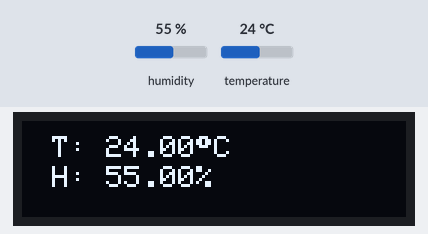
The sketch below on a simulated Arduino Uno, built with avr-gcc and run on an emulated ATmega328P. Shown: 128×32 one-colour display. Inputs (shaded band) come from the test bench; at power-on: humidity 55 %, temperature 24 °C. The display library's start-up logo is not drawn.

Above: at 1.6 s.
1.7 s: humidity set to 22 %
At 2.8 s:
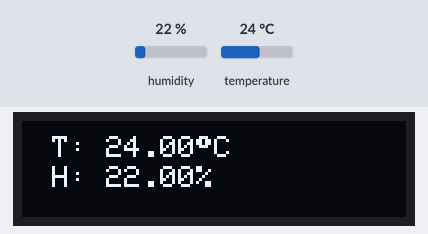
4.7 s: temperature set to 12 °C
At 5.8 s:
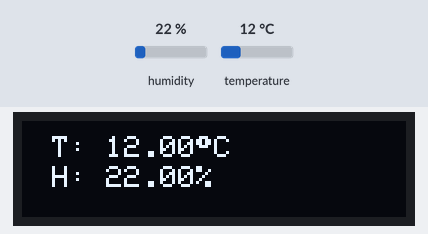
6.5 s: humidity set to 40 %
At 7.8 s:
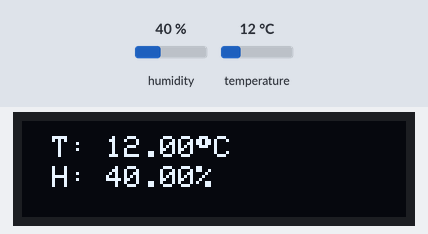
9.5 s: temperature set to 19 °C
At 10.4 s:
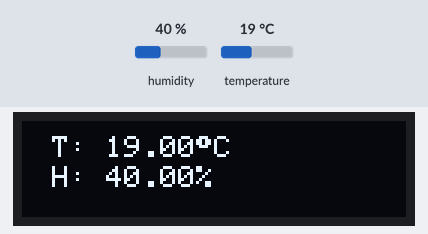
Timing chart, 0 to 12.5 s (numbered marks = the images above; inputs shaded):
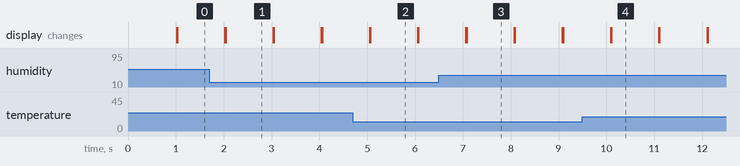

The sketch:

hw1_OLED_DHT_USBLED.ino
```cpp
#include <Adafruit_SSD1306.h>
#include "DHTesp.h"
#define SCREEN_WIDTH 128 // OLED display width, in pixels
#define SCREEN_HEIGHT 32 // OLED display height, in pixels
#define OLED_RESET -1 // Reset pin # (or -1 if sharing Arduino reset pin)
#define SCREEN_ADDRESS 0x3C ///< See datasheet for Address; 0x3D for 128x64, 0x3C for 128x32
#define D3 0

Adafruit_SSD1306 display(SCREEN_WIDTH, SCREEN_HEIGHT, &Wire, OLED_RESET);
DHTesp sensor;

unsigned long previousMillis = 0;
const long interval = 1000;

void setup() {
  Serial.begin(9600);
  sensor.setup(D3, DHTesp::DHT22); // Connect DHT sensor to GPIO 17

  // SSD1306_SWITCHCAPVCC = generate display voltage from 3.3V internally
  if(!display.begin(SSD1306_SWITCHCAPVCC, SCREEN_ADDRESS)) {
    Serial.println(F("SSD1306 allocation failed"));
    for(;;); // Don't proceed, loop forever
  }

  display.setTextSize(1); // Draw 2X-scale text
  display.setTextColor(SSD1306_WHITE);
  display.cp437(true);

  // Show initial display buffer contents on the screen --
  display.display();

}

void loop() {
  display.clearDisplay();
  float hum = sensor.getHumidity();
  float temp = sensor.getTemperature();

  unsigned long currentMillis = millis();
  if(currentMillis - previousMillis >= interval){
    previousMillis = currentMillis;
    if( !isnan(hum) && !isnan(temp)){
        display.setCursor(10, 5);
        display.print(F("T: "));
        display.print(temp);
        display.print(char(248)) ;
        display.println("C");
        display.display();
        display.setCursor(10, 15);
        display.print(F("H: "));
        display.print(hum);
        display.println("%");
      }else{
        Serial.println(F("Cannot read information from sensor."));
      }
      display.display();      // Show initial text

  }
}
```

Measured:
- after the input at 1.7 s, the display: first differs from a run without the input after 0.34 s (image 1)
- after the input at 4.7 s, the display: first changes after 0.35 s (image 2 shows a later state)
- after the input at 6.5 s, the display: first differs from a run without the input after 0.58 s (image 3)
- after the input at 9.5 s, the display: first changes after 0.59 s (image 4 shows a later state)
- what the display in image 1 shows lasts 1.0 s, from 2.0 s to 3.0 s
